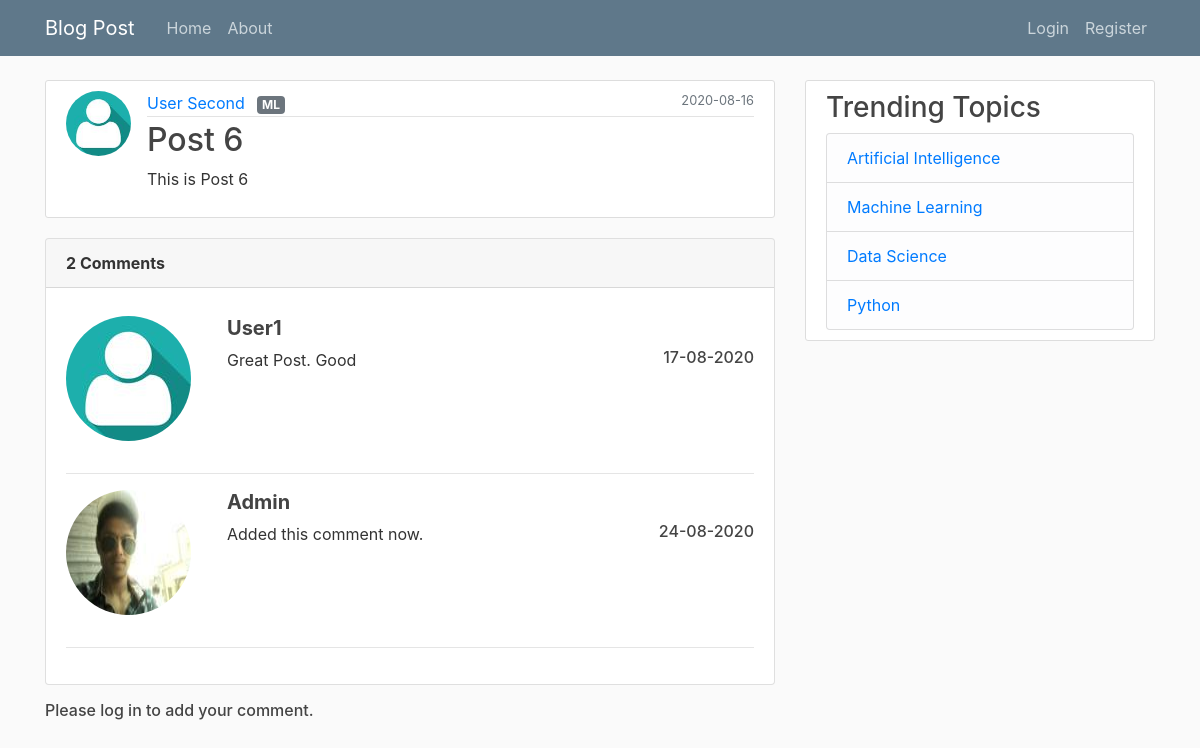
/post/6, run on the app's committed database.
### blog_post/models.py (models this page shows, shortened)
class User(db.Model, UserMixin):
    __tablename__ = "user"
    id = db.Column(db.Integer, primary_key=True)
    username = db.Column(db.String(20), unique=True, nullable=False)
    email = db.Column(db.String(120), unique=True, nullable=False)
    image_file = db.Column(db.String(20), nullable=False, default='default.jpg')
    password = db.Column(db.String(60), nullable=False)
    post = db.relationship('Post', backref='author', lazy=True, cascade="all, delete, delete-orphan")
    comment = db.relationship('Comment', backref='commented_user', lazy=True)
    liked = db.relationship('PostLikes', backref='user', lazy=True)
    followed = db.relationship(
        'User', secondary=followers,
        primaryjoin=(followers.c.follower_id == id),
        secondaryjoin=(followers.c.followed_id == id),
        backref=db.backref('followers', lazy='dynamic'), lazy='dynamic')

class Category(db.Model):
    id = db.Column(db.Integer, primary_key=True)
    name = db.Column(db.String(30), nullable=False)

class SearchableMixin:
    @classmethod
    def search(cls, expression, page, per_page):
        ids, total = query_index(cls.__tablename__, expression, page, per_page)
        if total == 0:
            return cls.query.filter_by(id=0), 0
        return cls.query.filter(cls.id.in_(ids)).order_by(cls.date_posted.desc()), total

class Post(SearchableMixin, db.Model):
    __tablename__ = "post"
    __searchable__ = ['title', 'content']
    id = db.Column(db.Integer, primary_key=True)
    title = db.Column(db.String(20), nullable=False)
    content = db.Column(db.Text, nullable=False)
    date_posted = db.Column(db.DateTime, nullable=False, default=datetime.utcnow)
    user_id = db.Column(db.Integer, db.ForeignKey('user.id'), nullable=False)
    comment = db.relationship('Comment', backref='commented_post', lazy=True)
    likes = db.relationship('PostLikes', backref="post", lazy=True)
    categories = db.relationship('Category', secondary=categories, backref=db.backref('posts', lazy='dynamic'))

class Comment(db.Model):
    __tablename__ = "comment"
    id = db.Column(db.Integer, primary_key=True)
    user_idx = db.Column(db.Integer, db.ForeignKey('user.id'))
    post_idx = db.Column(db.Integer, db.ForeignKey('post.id'))
    comment_body = db.Column(db.Text, nullable=False)
    comment_date = db.Column(db.DateTime, nullable=False, default=datetime.utcnow)

### blog_post/posts/routes.py (the view)
@posts.route("/post/<int:post_id>", methods=['GET', 'POST'])
def post(post_id):
    post = Post.query.get_or_404(post_id)
    comments = Comment.query.filter_by(post_idx=post_id)
    likes = PostLikes.query.filter_by(liked_post_id=post_id).count()
    form = CommentForm()
    if form.validate_on_submit():
        comment = Comment(comment_body=form.comment.data, commented_user=current_user, commented_post=post)
        db.session.add(comment)
        db.session.commit()
        flash("Your comment has been added", "success")
        return redirect(url_for("posts.post", post_id=post_id))
    return render_template("post.html", title=post.title, post=post, form=form, comments=comments, likes=likes)

### blog_post/main/routes.py (called while the page is built)
@main.before_app_request
def before_request():
    g.search_form = SearchForm()

### blog_post/templates/post.html (shortened to what this page needs)
{% extends "layout.html" %}
{% block content %}
<article class="media content-section">
    <img class="rounded-circle article-img"
         src="{{ url_for('static', filename='profile_pics/' + post.author.image_file) }}">
    <div class="media-body">
        <div class="article-metadata">
            <a class="mr-2" href="{{ url_for('users.profile', username=post.author.username) }}">{{ post.author.username
                }}</a>
            {% for cat in post.categories %}
            <span class="badge badge-secondary">{{cat.name}}</span>
            {% endfor %}
            <small class="text-muted" style="float:right">{{ post.date_posted.strftime('%Y-%m-%d') }}</small>
        </div>
        <h2 class="article-title">{{ post.title }}</h2>
        <p class="article-content">{{ post.content }}</p>
    </div>
</article>
<section id="comments" class="body">
    <div class="card card-comments mb-3 wow fadeIn">
        <div class="card-header font-weight-bold">{{comments.count()}} Comments</div>
        <div class="card-body">
            {% for comment in comments %}
            <div class="media d-block d-md-flex mt-2">
                <img class="rounded-circle account-img"
                     src="{{ url_for('static', filename='profile_pics/' + comment.commented_user.image_file)}}">
                <div class="media-body text-center text-md-left ml-md-3 ml-0">
                    <h5 class="mt-0 font-weight-bold">{{comment.commented_user.username}}</h5>
                    <h6 style="float:right;">{{comment.comment_date.strftime('%d-%m-%Y')}}</h6>
                    {{comment.comment_body}}
                </div>
            </div>
            <hr>
            {% endfor %}
        </div>
    </div>
    {% if current_user.is_authenticated %}
    <div class="content-section">
        <form method="POST" action="">
            {{ form.hidden_tag() }}
            <fieldset class="form-group">
                <div class="form-group">
                    {% if form.comment.errors %}
                    {{ form.comment(class="form-control form-control-lg is-invalid") }}
                    <div class="invalid-feedback">
                        {% for error in form.comment.errors %}
                        <span>{{ error }}</span>
                        {% endfor %}
                    </div>
                    {% else %}
                    {{ form.comment(class="form-control form-control-lg") }}
                    {% endif %}
                </div>
            </fieldset>
            <div class="form-group">
                {{ form.submit(class="btn btn-outline-info") }}
            </div>
        </form>
    </div>
    {% else %}
    <h6>Please log in to add your comment.</h6>
    <br>
    {% endif %}
</section>
{% endblock content%}

### blog_post/static/main.css (style rules this page uses)
body { background: #fafafa; color: #333333; margin-top: 5rem; }
h1, h2, h3, h4, h5, h6 { color: #444444; }
.content-section { background: #ffffff; padding: 10px 20px; border: 1px solid #dddddd; border-radius: 3px; margin-bottom: 20px; }
.article-title { color: #444444; }
.article-content { white-space: pre-line; }
.article-img { height: 65px; width: 65px; margin-right: 16px; }
.article-metadata { padding-bottom: 1px; margin-bottom: 4px; border-bottom: 1px solid #e3e3e3 }
.account-img { height: 125px; width: 125px; margin-right: 20px; margin-bottom: 16px; }

### data on the page
User: image_file (picture), author.username "User Second"
Category: name "ML"
Post: date_posted "2020-08-16", title "Post 6", content "This is Post 6"
Comment: image_file (picture), commented_user.username "User1", comment_date "17-08-2020", comment_body "Great Post. Good"
Comment: image_file (picture), commented_user.username "Admin", comment_date "24-08-2020", comment_body "Added this comment now."

### other printed values
{{ comments.count() }} "2"
